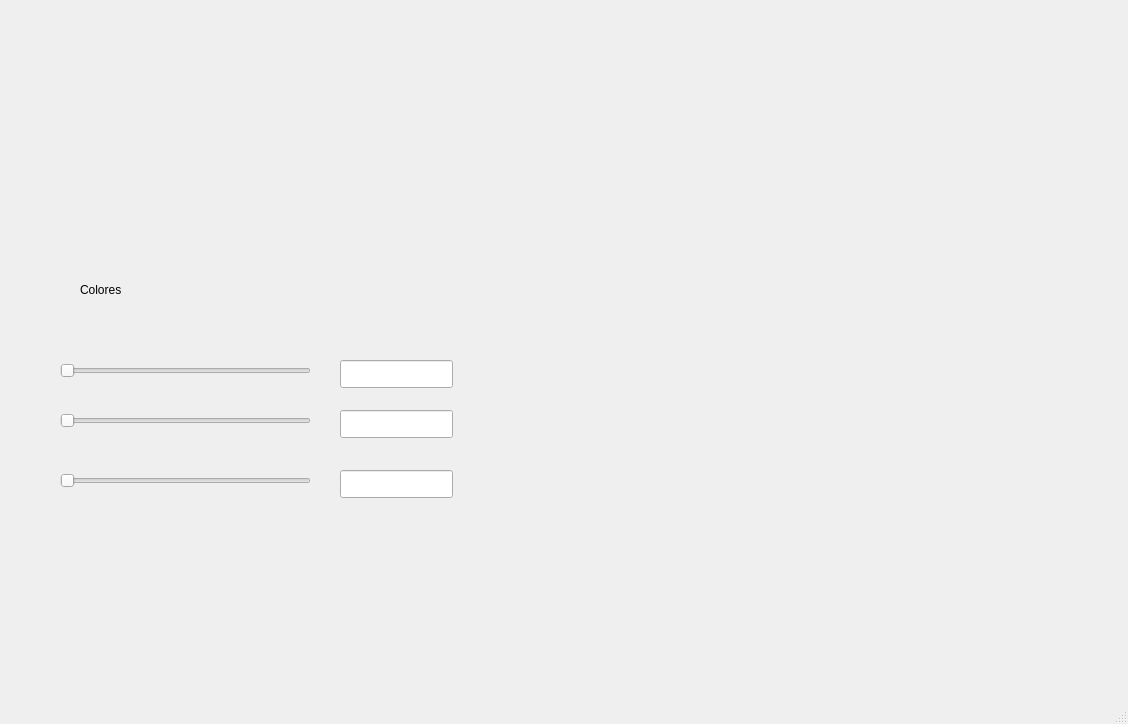
<?xml version="1.0" encoding="UTF-8"?>
<ui version="4.0">
 <class>MainWindow</class>
 <widget class="QMainWindow" name="MainWindow">
  <property name="geometry">
   <rect>
    <x>0</x>
    <y>0</y>
    <width>1128</width>
    <height>724</height>
   </rect>
  </property>
  <property name="windowTitle">
   <string>MainWindow</string>
  </property>
  <widget class="QWidget" name="centralwidget">
   <widget class="QLabel" name="lbColor">
    <property name="geometry">
     <rect>
      <x>530</x>
      <y>210</y>
      <width>301</width>
      <height>351</height>
     </rect>
    </property>
    <property name="text">
     <string/>
    </property>
    <property name="scaledContents">
     <bool>true</bool>
    </property>
   </widget>
   <widget class="QLabel" name="label_8">
    <property name="geometry">
     <rect>
      <x>80</x>
      <y>280</y>
      <width>63</width>
      <height>20</height>
     </rect>
    </property>
    <property name="text">
     <string>Colores</string>
    </property>
   </widget>
   <widget class="QSlider" name="sliderR">
    <property name="geometry">
     <rect>
      <x>60</x>
      <y>360</y>
      <width>251</width>
      <height>21</height>
     </rect>
    </property>
    <property name="orientation">
     <enum>Qt::Horizontal</enum>
    </property>
   </widget>
   <widget class="QLineEdit" name="txtR">
    <property name="geometry">
     <rect>
      <x>340</x>
      <y>360</y>
      <width>113</width>
      <height>28</height>
     </rect>
    </property>
   </widget>
   <widget class="QLineEdit" name="txtG">
    <property name="geometry">
     <rect>
      <x>340</x>
      <y>410</y>
      <width>113</width>
      <height>28</height>
     </rect>
    </property>
   </widget>
   <widget class="QSlider" name="sliderG">
    <property name="geometry">
     <rect>
      <x>60</x>
      <y>410</y>
      <width>251</width>
      <height>21</height>
     </rect>
    </property>
    <property name="orientation">
     <enum>Qt::Horizontal</enum>
    </property>
   </widget>
   <widget class="QLineEdit" name="txtB">
    <property name="geometry">
     <rect>
      <x>340</x>
      <y>470</y>
      <width>113</width>
      <height>28</height>
     </rect>
    </property>
   </widget>
   <widget class="QSlider" name="sliderB">
    <property name="geometry">
     <rect>
      <x>60</x>
      <y>470</y>
      <width>251</width>
      <height>21</height>
     </rect>
    </property>
    <property name="orientation">
     <enum>Qt::Horizontal</enum>
    </property>
   </widget>
   <widget class="QLabel" name="label_11">
    <property name="geometry">
     <rect>
      <x>980</x>
      <y>610</y>
      <width>141</width>
      <height>51</height>
     </rect>
    </property>
    <property name="text">
     <string/>
    </property>
    <property name="pixmap">
     <pixmap resource="../Imagenes/resources.qrc">:/Logos/RhineLab.jpg</pixmap>
    </property>
    <property name="scaledContents">
     <bool>true</bool>
    </property>
   </widget>
   <widget class="QLabel" name="label_10">
    <property name="geometry">
     <rect>
      <x>970</x>
      <y>10</y>
      <width>141</width>
      <height>51</height>
     </rect>
    </property>
    <property name="text">
     <string/>
    </property>
    <property name="pixmap">
     <pixmap resource="../Imagenes/resources.qrc">:/Logos/LogoFIT.jpg</pixmap>
    </property>
    <property name="scaledContents">
     <bool>true</bool>
    </property>
   </widget>
   <widget class="QLabel" name="label_9">
    <property name="geometry">
     <rect>
      <x>10</x>
      <y>10</y>
      <width>111</width>
      <height>61</height>
     </rect>
    </property>
    <property name="text">
     <string/>
    </property>
    <property name="pixmap">
     <pixmap resource="../Imagenes/resources.qrc">:/Logos/LogoUAT.png</pixmap>
    </property>
    <property name="scaledContents">
     <bool>true</bool>
    </property>
   </widget>
  </widget>
  <widget class="QMenuBar" name="menubar">
   <property name="geometry">
    <rect>
     <x>0</x>
     <y>0</y>
     <width>1128</width>
     <height>26</height>
    </rect>
   </property>
  </widget>
  <widget class="QStatusBar" name="statusbar"/>
 </widget>
 <resources>
  <include location="Resource.qrc"/>
  <include location="../Imagenes/resources.qrc"/>
 </resources>
 <connections/>
</ui>
